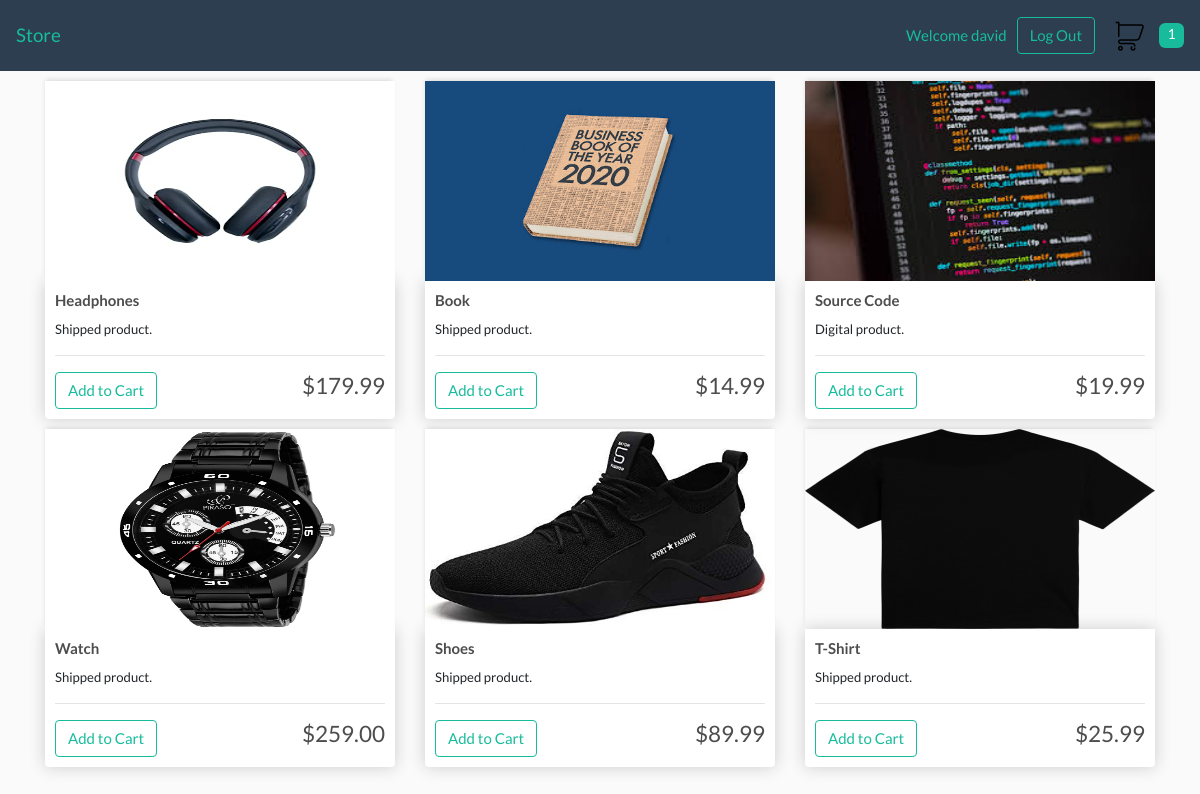
The page / (signed in) on the database its author committed.
### store/models.py (models this page shows, shortened)
class Product(models.Model):
    name = models.CharField(max_length=200, null=True)
    price = models.DecimalField(max_digits=5, decimal_places=2)
    digital = models.BooleanField(default=False, null=True, blank=False)
    image = models.ImageField(null=True, blank=True)
    @property
    def get_image_url(self):
        try:
            return self.image.url
        except:
            return ''

### store/views.py (the view)
# urls.py: path('', include('store.urls'))
def store(request):
    data = cart_data(request)
    cart_items = data['cart_items']
    products = Product.objects.all()
    return render(request, 'store/store.html', {
        'products': products,
        'cart_items': cart_items
    })

### store/models.py (called while the page is built)
    @property
    def get_cart_items(self):
        return sum([item.quantity for item in self.orderitem_set.all()])

### store/utils.py (called while the page is built)
def cart_data(request):
    if request.user.is_authenticated:
        customer = request.user.customer
        order, created = Order.objects.get_or_create(customer=customer, complete=False)
        items = order.orderitem_set.all()
        cart_items = order.get_cart_items
    else:
        cookie_data = cookie_cart(request)
        cart_items = cookie_data['cart_items']
        order = cookie_data['order']
        items = cookie_data['items']
    return {
        'cart_items': cart_items,
        'order': order,
        'items': items
    }

### store/templates/store/store.html (shortened to what this page needs)
{% extends 'store/layout.html' %}
{% load static %}
{% block body %}
    <div class="row">
        {% for product in products %}
            <div class="col-lg-4">
                <img src="{{ product.get_image_url }}" class="thumbnail" alt="placeholder">
                <div class="box-element product">
                    <h6><strong>{{ product.name }}</strong></h6>
                    {% if product.digital %}
                        <small>Digital product.</small>
                    {% else %}
                        <small>Shipped product.</small>
                    {% endif %}
                    <hr>
                    <button data-product={{ product.id }} data-action="add" class="btn btn-outline-success add-btn update-cart">Add to Cart</button>
                    <h4 class="price">${{ product.price|floatformat:2 }}</h4>
                </div>
            </div>
        {% empty %}
            <h4>No products available.</h4>
        {% endfor %}
    </div>
{% endblock body %}

### store/templates/store/layout.html (shortened to what this page needs)
{% load static %}
<!DOCTYPE html>
<html lang="en">
    <head>
        <link rel="stylesheet" href="https://stackpath.bootstrapcdn.com/bootswatch/4.5.0/flatly/bootstrap.min.css">
        <link rel="stylesheet" type="text/css" href="{% static 'css/main.css' %}">
    </head>
    <body>
        <nav class="navbar navbar-expand-lg navbar-primary bg-primary">
            <a class="navbar-brand" href="{% url 'store' %}">Store</a>
            <div class="form-inline my-2 my-lg-0">
                {% if request.user.is_authenticated %}
                    <div id="welcome">Welcome {{ request.user.username }}</div>
                    <a href="{% url 'logout' %}" class="btn btn-outline-success">Log Out</a>
                {% else %}
                    <a href="{% url 'login' %}" class="success" id="login">Log In</a>
                    <a href="{% url 'register' %}" class="btn btn-outline-success">Register</a>
                {% endif %}
                <a href="{% url 'cart' %}">
                    <img src="{% static 'images/cart.png' %}" alt="cart" id="cart-icon">
                </a>
                <div id="cart-total">{{ cart_items }}</div>
            </div>
        </nav>
        <div class="container">
            {% block body %}
            {% endblock body %}
        </div>
    </body>
</html>

### static/css/main.css (style rules this page uses)
body { background-color: hsl(0, 0%, 98%); }
h1, h2, h3, h4, h5, h6 { color: hsl(0, 0%, 30%); }
.box-element { box-shadow: hsl(0, 0%, 80%) 0 0 16px; background-color: #fff; border-radius: 4px; padding: 10px; }
.thumbnail { width: 100%; height: 200px; -webkit-box-shadow: -1px -3px 5px -2px rgba(214, 214, 214, 1); -moz-box-shadow: -1px -3px 5px -2px rgba(214, 214, 214, 1); box-shadow: -1px -3px 5px -2px rgba(214, 214, 214, 1); }
.product { border-radius: 0 0 4px 4px; }
#cart-total { display: block; text-align: center; color: #fff; background-color: #18bc9c; width: 25px; height: 25px; border-radius: 25%; font-size: 14px; }
#cart-icon { width: 50%; display: inline-block; margin-left: 30%; }
#welcome { margin-right: 10px; color: #18bc9c; }
.price { display: inline-block; float: right; }
.col-lg-4, .col-lg-6, .col-lg-8, .col-lg-12 { margin-top: 10px; }

### rows shown on the page
Product: get_image_url (picture), name "Headphones", digital "Shipped product.", price "179.99"
Product: get_image_url (picture), name "Book", digital "Shipped product.", price "14.99"
Product: get_image_url (picture), name "Source Code", digital "Digital product.", price "19.99"
Product: get_image_url (picture), name "Watch", digital "Shipped product.", price "259.00"
Product: get_image_url (picture), name "Shoes", digital "Shipped product.", price "89.99"
Product: get_image_url (picture), name "T-Shirt", digital "Shipped product.", price "25.99"

### other values the page prints
{{ request.user.username }} "david"
{{ cart_items }} "1"
